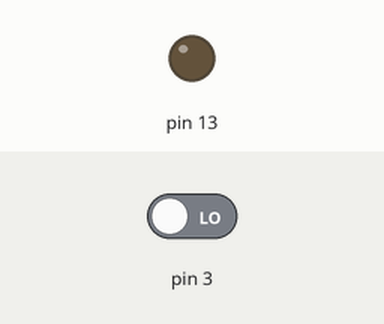
Bench run of a sketch on a simulated Arduino Uno, built with avr-gcc and run on an emulated ATmega328P. On the bench: output pins drawn as LEDs (lit = HIGH). The test bench sets the inputs (shaded band); at power-on: pin 3 LOW.

Above: at 1.2 s.
1.3 s: pin 3 driven HIGH
At 1.6 s:
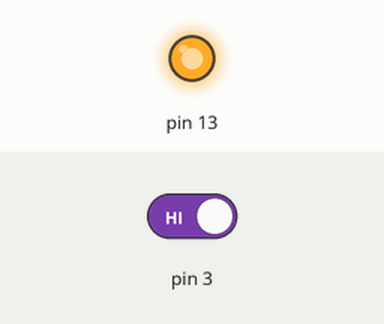
2.8 s: pin 3 driven LOW
At 3.9 s:
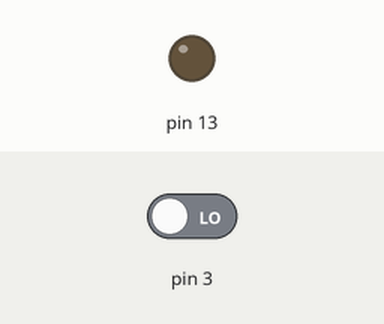
Timing chart, 0 to 5.8 s (numbered marks = the images above; inputs shaded):
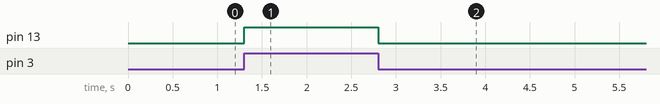

The sketch:

14_LED_WITH_SWITCH.ino
```cpp
int val;
void setup()
{
 Serial.begin(9600);
 pinMode(3,INPUT);
 pinMode(13,OUTPUT);

}

void loop()
{
 val=digitalRead(3);
 if(val==1)
 {
  digitalWrite(13,HIGH);
 }
 else
 {
  digitalWrite(13,LOW);
 }

}
```

Measured:
- after the input at 1.3 s, pin 13: LOW → HIGH at once
- after the input at 2.8 s, pin 13: HIGH → LOW at once
